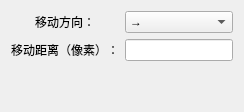
     <widget class="QWidget" name="tab_5">
      <attribute name="title">
       <string>移动鼠标</string>
      </attribute>
      <layout class="QHBoxLayout" name="horizontalLayout_5">
       <item>
        <layout class="QVBoxLayout" name="verticalLayout_4">
         <item>
          <layout class="QGridLayout" name="gridLayout_3">
           <item row="0" column="0">
            <widget class="QLabel" name="label_12">
             <property name="text">
              <string>移动方向：</string>
             </property>
             <property name="alignment">
              <set>Qt::AlignCenter</set>
             </property>
            </widget>
           </item>
           <item row="0" column="1">
            <widget class="QComboBox" name="comboBox_4">
             <item>
              <property name="text">
               <string>→</string>
              </property>
             </item>
             <item>
              <property name="text">
               <string>←</string>
              </property>
             </item>
             <item>
              <property name="text">
               <string>↑</string>
              </property>
             </item>
             <item>
              <property name="text">
               <string>↓</string>
              </property>
             </item>
            </widget>
           </item>
           <item row="1" column="0">
            <widget class="QLabel" name="label_13">
             <property name="text">
              <string>移动距离（像素）：</string>
             </property>
             <property name="alignment">
              <set>Qt::AlignCenter</set>
             </property>
            </widget>
           </item>
           <item row="1" column="1">
            <widget class="QLineEdit" name="lineEdit"/>
           </item>
          </layout>
         </item>
         <item>
          <spacer name="verticalSpacer">
           <property name="orientation">
            <enum>Qt::Vertical</enum>
           </property>
           <property name="sizeHint" stdset="0">
            <size>
             <width>20</width>
             <height>40</height>
            </size>
           </property>
          </spacer>
         </item>
        </layout>
       </item>
      </layout>
     </widget>
